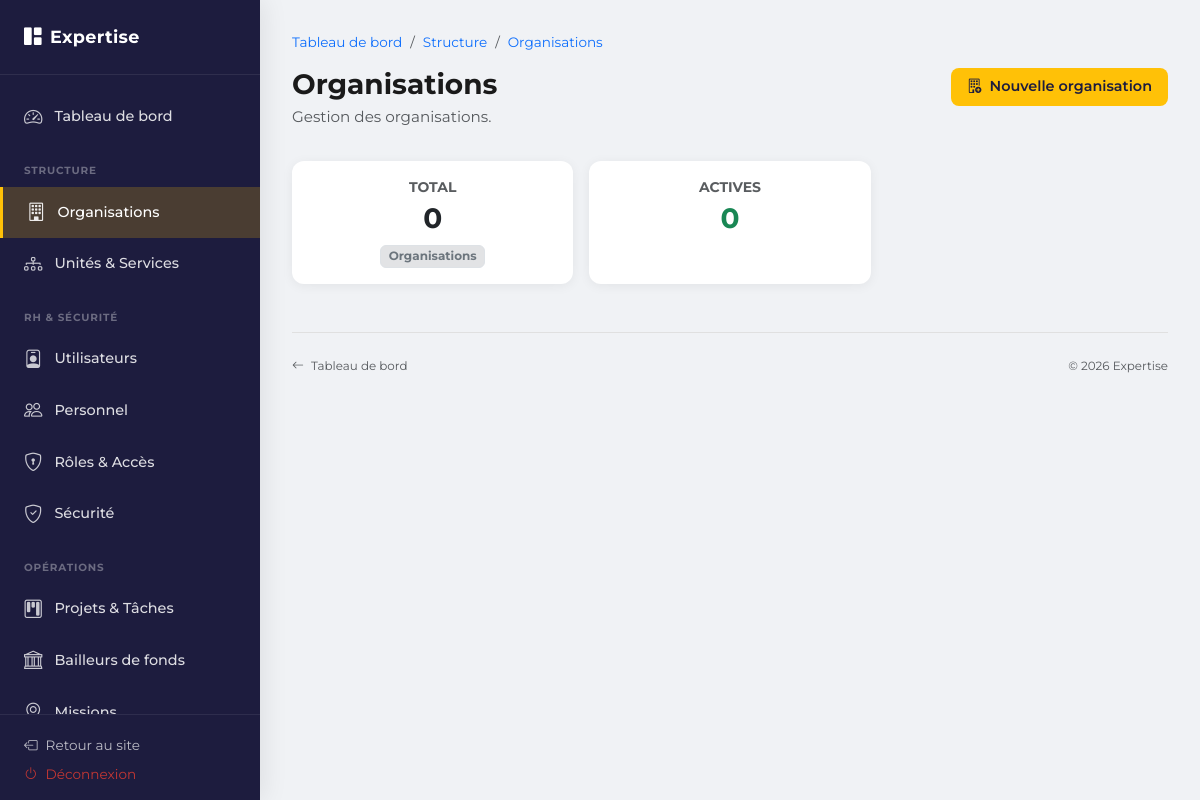
The app's page /admin/organisations.php (signed in), older data.
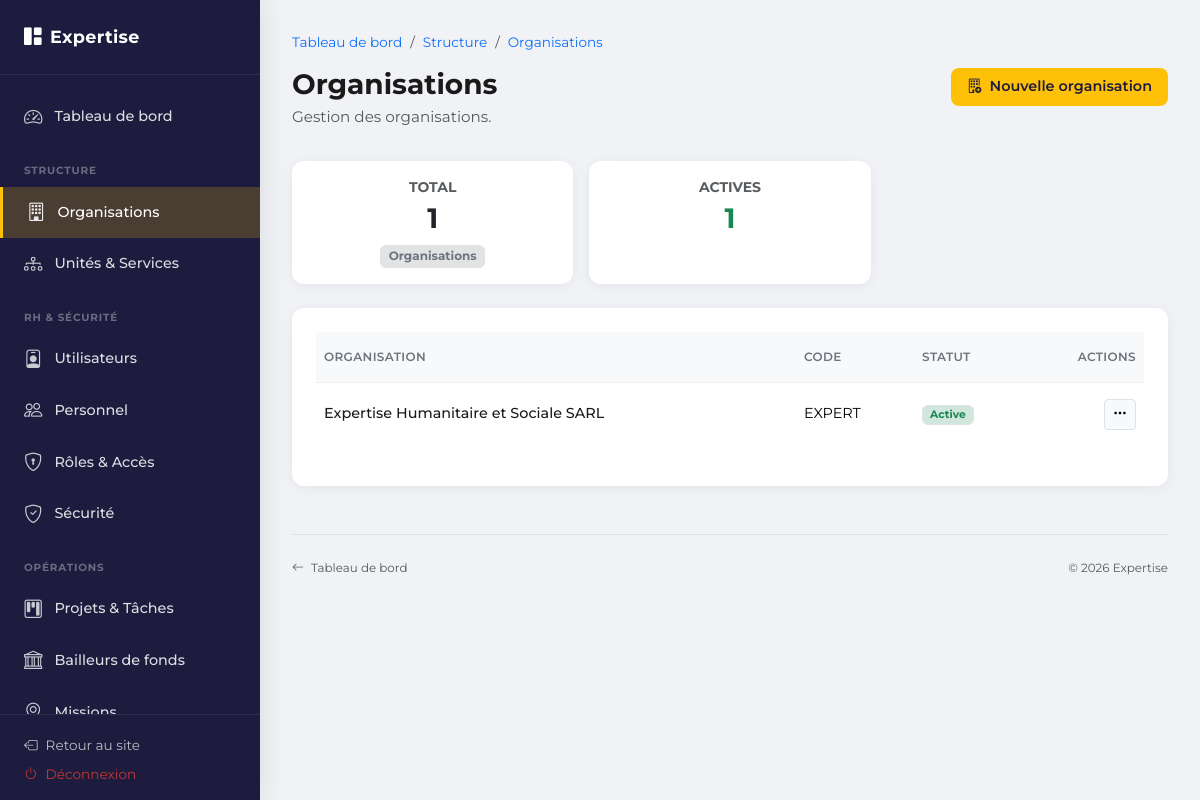
The same page, newer data.
### tables this page shows
CREATE TABLE IF NOT EXISTS `organisation` (
  `id` INT UNSIGNED NOT NULL AUTO_INCREMENT,
  `name` VARCHAR(255) NOT NULL,
  `code` VARCHAR(50) DEFAULT NULL,
  `description` TEXT,
  `address` TEXT,
  `phone` VARCHAR(50),
  `email` VARCHAR(255),
  `website` VARCHAR(255),
  `is_active` TINYINT(1) NOT NULL DEFAULT 1,
  `created_at` TIMESTAMP DEFAULT CURRENT_TIMESTAMP,
  `updated_at` TIMESTAMP DEFAULT CURRENT_TIMESTAMP ON UPDATE CURRENT_TIMESTAMP,
  PRIMARY KEY (`id`),
  UNIQUE KEY `uk_organisation_code` (`code`)
);

### admin/organisations.php (the view, shortened to what the changed rows need)
<?php
require __DIR__ . '/inc/db.php';
$list = [];
$detail = null;
$stats = ['total' => 0, 'active' => 0];
if ($pdo) {
    $action = $_GET['action'] ?? 'list';
    if (!$detail || $action === 'list') {
        $stats['total'] = (int) $pdo->query("SELECT COUNT(*) FROM organisation")->fetchColumn();
        $stats['active'] = (int) $pdo->query("SELECT COUNT(*) FROM organisation WHERE is_active = 1")->fetchColumn();
        $stmt = $pdo->query("SELECT id, name, code, is_active, created_at FROM organisation ORDER BY name");
        if ($stmt) $list = $stmt->fetchAll();
    }
}
require __DIR__ . '/inc/header.php';
$isForm = ($action === 'add') || ($action === 'edit' && $detail);
?>
<header class="admin-header">
    <div class="d-flex flex-wrap justify-content-between align-items-start gap-2">
        <div>
            <h1>
                <?php
                if ($action === 'add') echo 'Nouvelle organisation';
                elseif ($action === 'edit' && $detail) echo 'Modifier l\'organisation';
                elseif ($detail) echo htmlspecialchars($detail->name);
                else echo 'Organisations';
                ?>
            </h1>
        </div>
    </div>
</header>
<?php if (!$detail && !$isForm): ?>
    <div class="row g-3 mb-4">
        <div class="col-sm-6 col-xl-4">
            <div class="admin-card text-center p-3 h-100">
                <div class="text-muted small text-uppercase mb-1 fw-bold">Total</div>
                <div class="h3 mb-0 fw-bold"><?= $stats['total'] ?></div>
                <div class="mt-2"><span class="badge bg-secondary-subtle text-secondary border">Organisations</span></div>
            </div>
        </div>
        <div class="col-sm-6 col-xl-4">
            <div class="admin-card text-center p-3 h-100">
                <div class="text-muted small text-uppercase mb-1 fw-bold">Actives</div>
                <div class="h3 mb-0 fw-bold text-success"><?= $stats['active'] ?></div>
            </div>
        </div>
    </div>
<?php endif; ?>
<?php if ($detail && !$isForm): ?>
    <div class="admin-card admin-section-card mb-4">
        <h5 class="card-title"><i class="bi bi-building"></i> Informations</h5>
        <table class="admin-table mb-4">
            <tr><th style="width:180px;">Nom</th><td><?= htmlspecialchars($detail->name) ?></td></tr>
            <tr><th>Code</th><td><?= htmlspecialchars($detail->code ?? '—') ?></td></tr>
            <tr><th>Description</th><td><?= nl2br(htmlspecialchars($detail->description ?? '—')) ?></td></tr>
            <tr><th>Adresse</th><td><?= nl2br(htmlspecialchars($detail->address ?? '—')) ?></td></tr>
            <tr><th>Téléphone</th><td><?= htmlspecialchars($detail->phone ?? '—') ?></td></tr>
            <tr><th>Email</th><td><?= htmlspecialchars($detail->email ?? '—') ?></td></tr>
            <tr><th>Site web</th><td><?= $detail->website ? '<a href="' . htmlspecialchars($detail->website) . '" target="_blank" rel="noopener">' . htmlspecialchars($detail->website) . '</a>' : '—' ?></td></tr>
            <tr><th>Statut</th><td><?= $detail->is_active ? '<span class="badge bg-success-subtle text-success border">Active</span>' : '<span class="badge bg-secondary-subtle text-secondary border">Inactive</span>' ?></td></tr>
        </table>
        <h5 class="card-title"><i class="bi bi-diagram-3"></i> Synthèse</h5>
        <div class="row g-2 mb-4">
            <div class="col-auto"><span class="badge bg-primary"><?= (int)($detail->count_departments ?? 0) ?> département(s)</span></div>
            <div class="col-auto"><span class="badge bg-info"><?= (int)($detail->count_staff ?? 0) ?> personnel</span></div>
            <div class="col-auto"><span class="badge bg-secondary"><?= (int)($detail->count_users ?? 0) ?> utilisateur(s)</span></div>
        </div>
        <div class="mt-4 d-flex gap-2">
            <a href="organisations.php?action=edit&id=<?= (int) $detail->id ?>" class="btn btn-admin-primary"><i class="bi bi-pencil me-1"></i> Modifier</a>
            <a href="units.php?organisation_id=<?= (int) $detail->id ?>" class="btn btn-admin-outline"><i class="bi bi-diagram-3 me-1"></i> Unités & Services</a>
            <a href="organisations.php" class="btn btn-admin-outline"><i class="bi bi-arrow-left me-1"></i> Liste</a>
            <button type="button" class="btn btn-outline-danger ms-auto" data-bs-toggle="modal" data-bs-target="#deleteOrgModal"><i class="bi bi-trash me-1"></i> Supprimer</button>
        </div>
    </div>
    <div class="modal fade" id="deleteOrgModal" tabindex="-1">
        <div class="modal-dialog">
            <div class="modal-content border-0 shadow">
                <div class="modal-header bg-danger text-white">
                    <h5 class="modal-title">Supprimer cette organisation ?</h5>
                    <button type="button" class="btn-close btn-close-white" data-bs-dismiss="modal"></button>
                </div>
                <div class="modal-body py-4">
                    L'organisation <strong><?= htmlspecialchars($detail->name) ?></strong> et toutes les données liées (départements, services, unités) pourront être supprimées. Cette action est irréversible.
                </div>
                <div class="modal-footer bg-light">
                    <button type="button" class="btn btn-secondary" data-bs-dismiss="modal">Annuler</button>
                    <form method="POST" class="d-inline">
                        <input type="hidden" name="delete_id" value="<?= (int) $detail->id ?>">
                        <button type="submit" class="btn btn-danger">Supprimer</button>
                    </form>
                </div>
            </div>
        </div>
    </div>
<?php elseif (count($list) > 0): ?>
    <div class="admin-card admin-section-card">
        <div class="table-responsive">
            <table class="admin-table table table-hover" id="orgTable">
                <thead>
                    <tr>
                        <th>Organisation</th>
                        <th>Code</th>
                        <th>Statut</th>
                        <th class="text-end">Actions</th>
                    </tr>
                </thead>
                <tbody>
                    <?php foreach ($list as $o): ?>
                        <tr>
                            <td>
                                <a href="organisations.php?id=<?= (int) $o->id ?>"><?= htmlspecialchars($o->name) ?></a>
                            </td>
                            <td><?= htmlspecialchars($o->code ?? '—') ?></td>
                            <td><?= $o->is_active ? '<span class="badge bg-success-subtle text-success border">Active</span>' : '<span class="badge bg-secondary-subtle text-secondary border">Inactive</span>' ?></td>
                            <td class="text-end">
                                <div class="dropdown">
                                    <button class="btn btn-sm btn-light border" type="button" data-bs-toggle="dropdown"><i class="bi bi-three-dots"></i></button>
                                </div>
                            </td>
                        </tr>
                    <?php endforeach; ?>
                </tbody>
            </table>
        </div>
    </div>
<?php endif; ?>
<?php require __DIR__ . '/inc/footer.php'; ?>

Row changes from the older to the newer data that the page shows:
added organisation: name "Expertise Humanitaire et Sociale SARL", code "EXPERT", is_active "Active"
Text that changed along with them:
$stats['total']: "0" → "1"
$stats['active']: "0" → "1"
text now shown: "ORGANISATION CODE STATUT ACTIONS"
